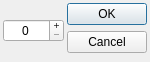
<?xml version="1.0" encoding="UTF-8"?>
<ui version="4.0">
 <class>ChangeLevelDialog</class>
 <widget class="QDialog" name="ChangeLevelDialog">
  <property name="geometry">
   <rect>
    <x>0</x>
    <y>0</y>
    <width>150</width>
    <height>62</height>
   </rect>
  </property>
  <property name="sizePolicy">
   <sizepolicy hsizetype="Fixed" vsizetype="Fixed">
    <horstretch>0</horstretch>
    <verstretch>0</verstretch>
   </sizepolicy>
  </property>
  <property name="minimumSize">
   <size>
    <width>150</width>
    <height>62</height>
   </size>
  </property>
  <property name="maximumSize">
   <size>
    <width>150</width>
    <height>62</height>
   </size>
  </property>
  <property name="contextMenuPolicy">
   <enum>Qt::NoContextMenu</enum>
  </property>
  <property name="windowTitle">
   <string>Уровень</string>
  </property>
  <property name="modal">
   <bool>true</bool>
  </property>
  <layout class="QHBoxLayout" name="horizontalLayout">
   <property name="spacing">
    <number>3</number>
   </property>
   <property name="leftMargin">
    <number>3</number>
   </property>
   <property name="topMargin">
    <number>3</number>
   </property>
   <property name="rightMargin">
    <number>3</number>
   </property>
   <property name="bottomMargin">
    <number>3</number>
   </property>
   <item>
    <widget class="QSpinBox" name="Level_spinBox">
     <property name="contextMenuPolicy">
      <enum>Qt::NoContextMenu</enum>
     </property>
     <property name="alignment">
      <set>Qt::AlignCenter</set>
     </property>
     <property name="buttonSymbols">
      <enum>QAbstractSpinBox::PlusMinus</enum>
     </property>
     <property name="maximum">
      <number>255</number>
     </property>
    </widget>
   </item>
   <item>
    <widget class="QDialogButtonBox" name="Accept_buttonBox">
     <property name="orientation">
      <enum>Qt::Vertical</enum>
     </property>
     <property name="standardButtons">
      <set>QDialogButtonBox::Cancel|QDialogButtonBox::Ok</set>
     </property>
    </widget>
   </item>
  </layout>
 </widget>
 <resources/>
 <connections>
  <connection>
   <sender>Accept_buttonBox</sender>
   <signal>accepted()</signal>
   <receiver>ChangeLevelDialog</receiver>
   <slot>accept()</slot>
   <hints>
    <hint type="sourcelabel">
     <x>248</x>
     <y>254</y>
    </hint>
    <hint type="destinationlabel">
     <x>157</x>
     <y>274</y>
    </hint>
   </hints>
  </connection>
  <connection>
   <sender>Accept_buttonBox</sender>
   <signal>rejected()</signal>
   <receiver>ChangeLevelDialog</receiver>
   <slot>reject()</slot>
   <hints>
    <hint type="sourcelabel">
     <x>316</x>
     <y>260</y>
    </hint>
    <hint type="destinationlabel">
     <x>286</x>
     <y>274</y>
    </hint>
   </hints>
  </connection>
 </connections>
</ui>
